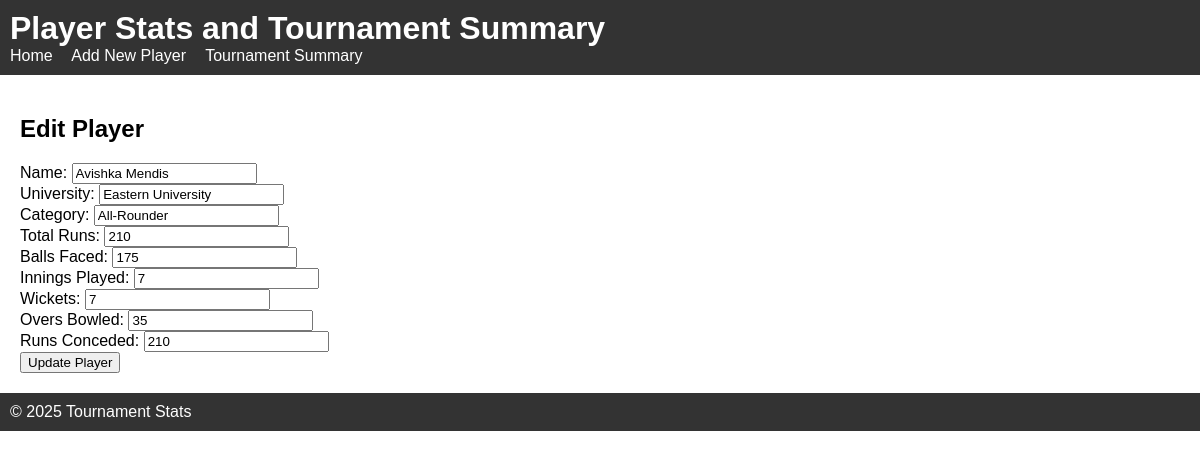
The app's page /AdminPanel/edit.php?player_name=Avishka+Mendis with its own data.
### tables this page shows
CREATE TABLE `sample_data` (
  `Name` varchar(22) DEFAULT NULL,
  `University` varchar(42) DEFAULT NULL,
  `Category` varchar(11) DEFAULT NULL,
  `Total Runs` varchar(10) DEFAULT NULL,
  `Balls Faced` varchar(11) DEFAULT NULL,
  `Innings Played` varchar(14) DEFAULT NULL,
  `Wickets` varchar(7) DEFAULT NULL,
  `Overs Bowled` varchar(12) DEFAULT NULL,
  `Runs Conceded` varchar(13) DEFAULT NULL
);

### AdminPanel/edit.php (the view, shortened to what this page needs)
<?php
require_once 'includes/db.php';
include 'includes/header.php';
$playerName = $conn->real_escape_string($_GET['player_name']);
$sql = "SELECT * FROM sample_data WHERE `Name`='$playerName'";
$result = $conn->query($sql);
$player = $result->fetch_assoc();
?>
<h2>Edit Player</h2>
<form method="post" action="">
    <label>Name: <input type="text" name="name" value="<?php echo htmlspecialchars($player['Name']); ?>" required></label><br>
    <label>University: <input type="text" name="university" value="<?php echo htmlspecialchars($player['University']); ?>" required></label><br>
    <label>Category: <input type="text" name="category" value="<?php echo htmlspecialchars($player['Category']); ?>" required></label><br>
    <label>Total Runs: <input type="number" name="total_runs" value="<?php echo htmlspecialchars($player['Total Runs']); ?>" required></label><br>
    <label>Balls Faced: <input type="number" name="balls_faced" value="<?php echo htmlspecialchars($player['Balls Faced']); ?>" required></label><br>
    <label>Innings Played: <input type="number" name="innings_played" value="<?php echo htmlspecialchars($player['Innings Played']); ?>" required></label><br>
    <label>Wickets: <input type="number" name="wickets" value="<?php echo htmlspecialchars($player['Wickets']); ?>" required></label><br>
    <label>Overs Bowled: <input type="text" name="overs_bowled" value="<?php echo htmlspecialchars($player['Overs Bowled']); ?>" required></label><br>
    <label>Runs Conceded: <input type="number" name="runs_conceded" value="<?php echo htmlspecialchars($player['Runs Conceded']); ?>" required></label><br>
    <button type="submit">Update Player</button>
</form>
<?php include 'includes/footer.php'; ?>

### AdminPanel/css/style.css (style rules this page uses)
body { font-family: Arial, sans-serif; margin: 0; padding: 0; }

### records on screen
sample_data: name "Avishka Mendis", university "Eastern University", category "All-Rounder", total_runs "210", balls_faced "175", innings_played "7", wickets "7", overs_bowled "35", runs_conceded "210"
